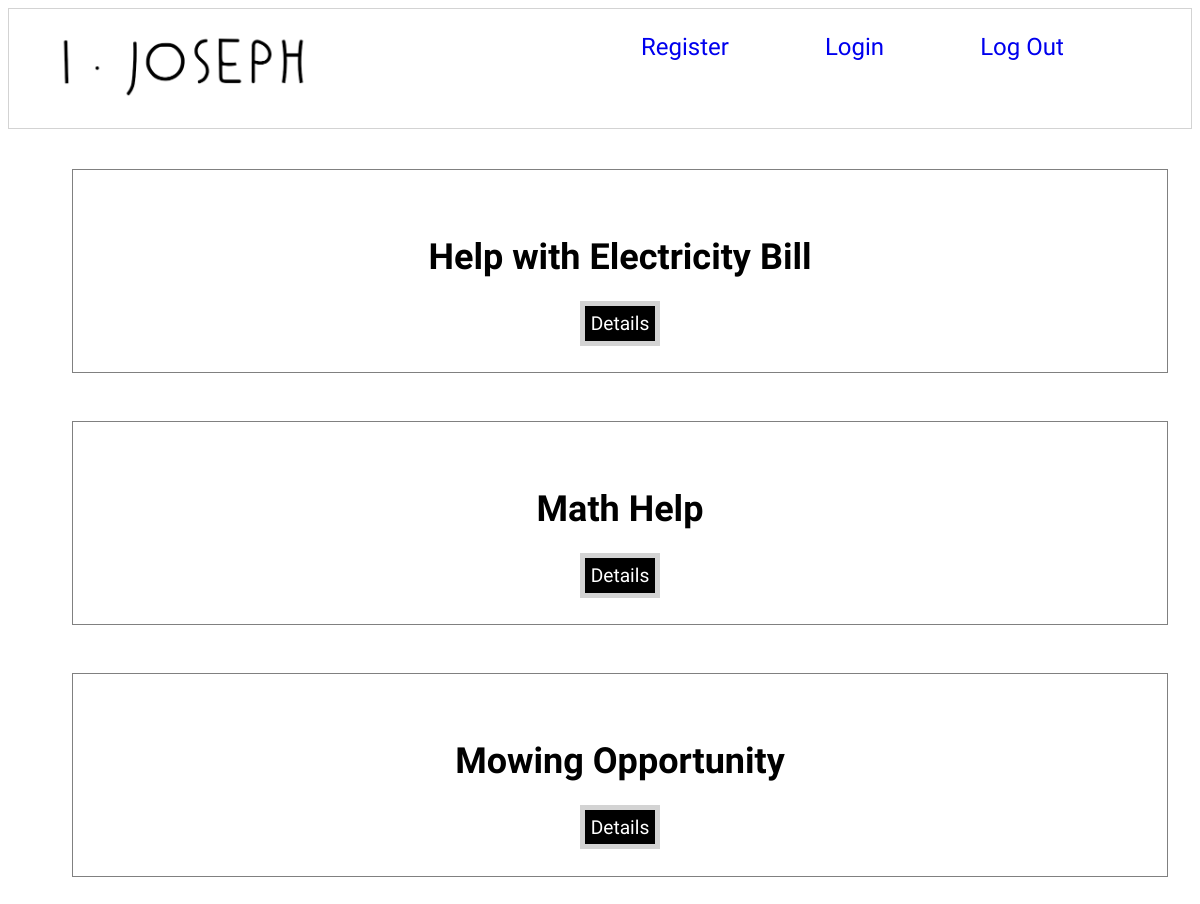
/jobs/ (signed in), run on an earlier commit of the app's database.
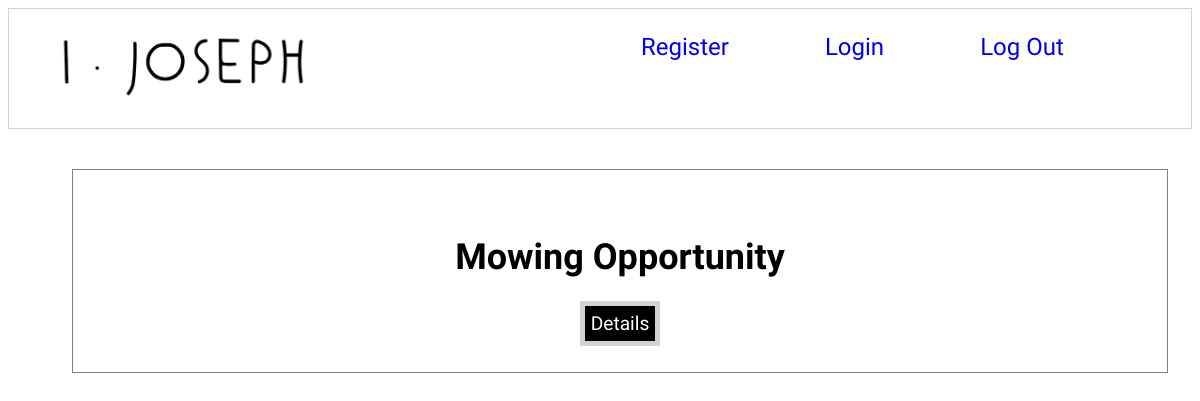
And on a later commit of the database.
### ijosephapp/models/job.py (models this page shows, shortened)
class Job(models.Model):
    title = models.CharField(max_length=50)
    category = models.ForeignKey(JobCategory, on_delete=models.DO_NOTHING)
    location = models.CharField(max_length=20)
    description = models.CharField(max_length=255)
    isCompleted = models.BooleanField()
    createdAt = models.DateTimeField(auto_now_add=True)
    user = models.ForeignKey(User, on_delete=models.CASCADE)
    class Meta:
        ordering = ("title",)

### ijosephapp/views/jobs/list.py (the view, shortened to what this page needs)
# urls.py: path('jobs/', job_list, name='jobs'),
@login_required
def job_list(request):
    if request.method == 'GET':
        all_jobs = Job.objects.all()
        user_jobs = UserJob.objects.all()
        notcheckedout_jobs = []
        for job in all_jobs:
            jobcheckedoutcount = user_jobs.filter(job_id=job.id).count()
            print('debugme: job.id ' + str(job.id) + " " + job.title + " " + str(jobcheckedoutcount) )
            if jobcheckedoutcount == 0:
                notcheckedout_jobs.append(job)
        template = 'jobs/list.html'
        context = {
            'notcheckedout_jobs': notcheckedout_jobs
        }
        return render(request, template, context)

### ijosephapp/templates/jobs/list.html (shortened to what this page needs)
{% extends 'shared/base.html' %}
{% block content %}
{% load static %}
<!DOCTYPE html>
<html>
  <head>
    {% block css %}
      <link rel="stylesheet" href="{% static 'styles/joblist.css' %}" />
    {% endblock %}
  </head>
  <body>
    <ol class="jobs">
    {% for job in notcheckedout_jobs %}
        <li class="job">
          <h2> {{ job.title }} </h2>
            <a id="detailsBTN" href="{% url 'ijosephapp:job' job.id %}">Details</a>
        </li>
    {% endfor %}
    </ol>
  </body>
</html>
{% endblock %}

What changed in the data, as far as the page shows it:
removed Job: title "Help with Electricity Bill"
no longer on this page (row unchanged): Job: title "Math Help"
